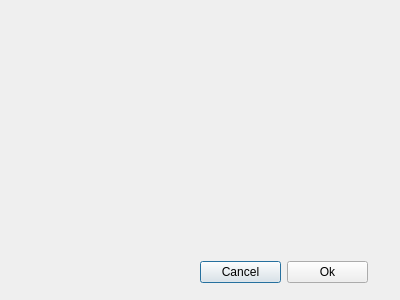
<?xml version="1.0" encoding="UTF-8"?>
<ui version="4.0">
 <class>MyDialog</class>
 <widget class="QDialog" name="MyDialog">
  <property name="geometry">
   <rect>
    <x>0</x>
    <y>0</y>
    <width>400</width>
    <height>300</height>
   </rect>
  </property>
  <property name="windowTitle">
   <string>Dialog</string>
  </property>
  <widget class="QWidget" name="">
   <property name="geometry">
    <rect>
     <x>200</x>
     <y>260</y>
     <width>168</width>
     <height>24</height>
    </rect>
   </property>
   <layout class="QHBoxLayout" name="horizontalLayout">
    <item>
     <widget class="QPushButton" name="pushButton_2">
      <property name="text">
       <string>Cancel</string>
      </property>
     </widget>
    </item>
    <item>
     <widget class="QPushButton" name="pushButton">
      <property name="text">
       <string>Ok</string>
      </property>
     </widget>
    </item>
   </layout>
  </widget>
 </widget>
 <resources/>
 <connections/>
</ui>
